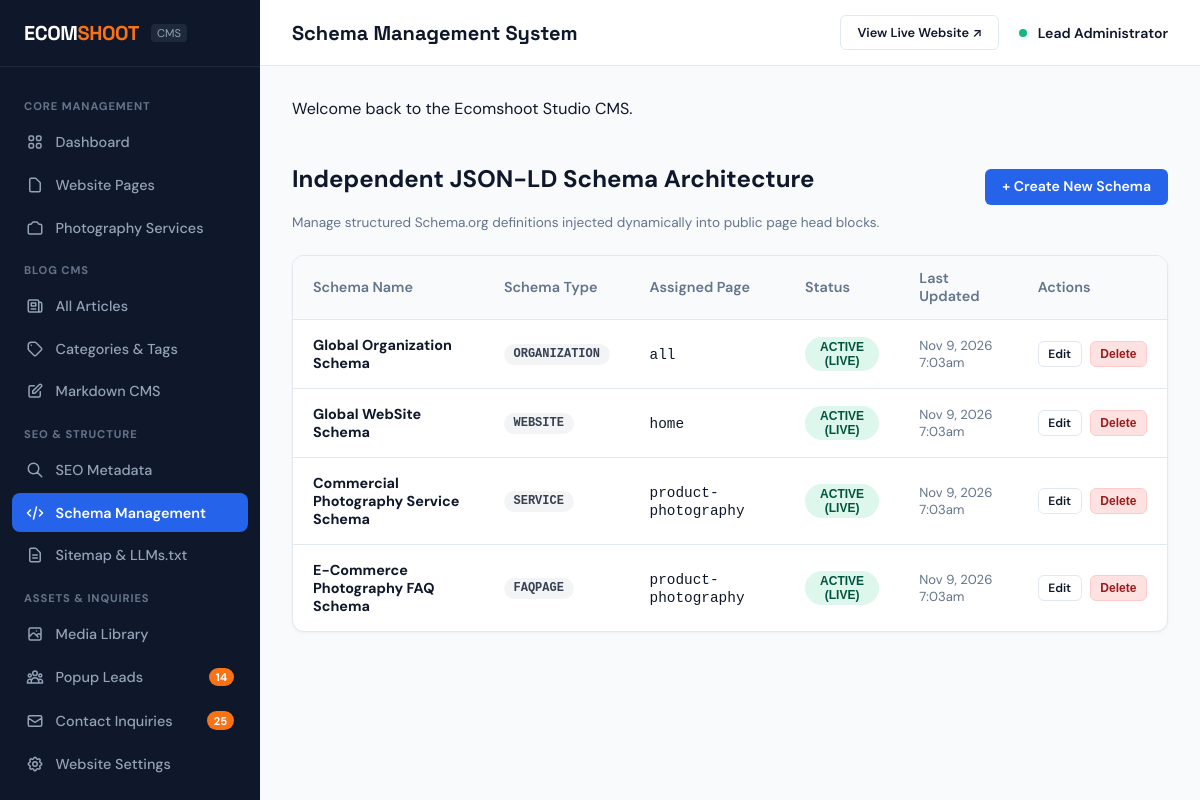
/admin/schemas.php (signed in), run on the app's committed database.
### tables this page shows
CREATE TABLE `schemas` (
  `id` INT AUTO_INCREMENT PRIMARY KEY,
  `name` VARCHAR(150) NOT NULL,
  `schema_type` VARCHAR(100) NOT NULL,
  `page_identifier` VARCHAR(100) NOT NULL DEFAULT 'all',
  `schema_json` LONGTEXT NOT NULL,
  `is_active` TINYINT(1) DEFAULT 1,
  `created_at` TIMESTAMP DEFAULT CURRENT_TIMESTAMP,
  `updated_at` TIMESTAMP DEFAULT CURRENT_TIMESTAMP ON UPDATE CURRENT_TIMESTAMP
);

### config/config.php (called while the page is built, shortened)
<?php
function e(?string $string): string {
    return htmlspecialchars($string ?? '', ENT_QUOTES, 'UTF-8');
}
function url(string $path = ''): string {
    $cleanPath = ltrim($path, '/');
    $cleanPath = preg_replace('/\.php$/i', '', $cleanPath);
    return BASE_URL . ($cleanPath ? '/' . $cleanPath : '');
}

### admin/schemas.php (the view, shortened to what this page needs)
<?php
require_once __DIR__ . '/../config/config.php';
$db = Database::getInstance()->getConnection();
$schemas = $db->query("SELECT * FROM `schemas` ORDER BY id ASC")->fetchAll(PDO::FETCH_ASSOC);
require_once __DIR__ . '/includes/header.php';
?>
<div style="display: flex; justify-content: space-between; align-items: center; margin-bottom: 1.5rem;">
  <div>
    <h2>Independent JSON-LD Schema Architecture</h2>
    <div style="font-size: 0.85rem; color: var(--admin-text-muted);">Manage structured Schema.org definitions injected dynamically into public page head blocks.</div>
  </div>
  <a href="<?= url('admin/schema-edit.php') ?>" class="btn-admin btn-admin-primary">+ Create New Schema</a>
</div>
<div class="admin-card">
  <div class="admin-card-body" style="padding: 0;">
    <table class="admin-table">
      <thead>
        <tr>
          <th>Schema Name</th>
          <th>Schema Type</th>
          <th>Assigned Page</th>
          <th>Status</th>
          <th>Last Updated</th>
          <th>Actions</th>
        </tr>
      </thead>
      <tbody>
        <?php foreach ($schemas as $s): ?>
          <tr>
            <td style="font-weight: 700;">
              <?= e($s['name']) ?>
            </td>
            <td><span class="status-pill status-draft" style="font-family: monospace;"><?= e($s['schema_type']) ?></span></td>
            <td><code><?= e($s['page_identifier']) ?></code></td>
            <td>
              <form action="<?= url('admin/schemas.php?toggle=' . $s['id']) ?>" method="POST" style="display:inline;">
                <button type="submit" class="status-pill status-<?= ($s['is_active'] ? 'active' : 'inactive') ?>" style="cursor: pointer; border: none;">
                  <?= ($s['is_active'] ? 'Active (Live)' : 'Disabled') ?>
                </button>
              </form>
            </td>
            <td style="font-size: 0.82rem; color: var(--admin-text-muted);"><?= date('M j, Y g:ia', strtotime($s['updated_at'])) ?></td>
            <td>
              <div style="display: flex; gap: 0.5rem;">
                <a href="<?= url('admin/schema-edit.php?id=' . $s['id']) ?>" class="btn-admin btn-admin-outline" style="font-size: 0.75rem; padding: 0.3rem 0.6rem;">Edit</a>
                <form action="<?= url('admin/schemas.php?delete=' . $s['id']) ?>" method="POST" onsubmit="return confirm('Permanently delete this schema definition?');" style="display:inline;">
                  <button type="submit" class="btn-admin btn-admin-danger" style="font-size: 0.75rem; padding: 0.3rem 0.6rem;">Delete</button>
                </form>
              </div>
            </td>
          </tr>
        <?php endforeach; ?>
      </tbody>
    </table>
  </div>
</div>
<?php require_once __DIR__ . '/includes/footer.php'; ?>

### assets/css/admin.css (style rules this page uses)
:root { --admin-sidebar-width: 260px; --admin-header-height: 65px; --admin-bg: #F8FAFC; --admin-sidebar-bg: #0F172A; --admin-sidebar-hover: #1E293B; --admin-card-bg: #FFFFFF; --admin-border: #E2E8F0; --admin-text-main: #0F172A; --admin-text-muted: #64748B; --admin-primary: #2563EB; --admin-primary-hover: #1D4ED8; --admin-coral: #F97316; --admin-success: #10B981; --admin-danger: #EF4444; --admin-warning: #F59E0B; }
body.admin-body { background-color: var(--admin-bg); color: var(--admin-text-main); font-family: 'DM Sans', -apple-system, BlinkMacSystemFont, sans-serif; margin: 0; display: flex; min-height: 100vh; }
.admin-card { background-color: var(--admin-card-bg); border: 1px solid var(--admin-border); border-radius: 12px; overflow: hidden; box-shadow: 0 1px 3px rgba(15, 23, 42, 0.05); margin-bottom: 2rem; }
.admin-card-body { padding: 1.5rem; }
.admin-table { width: 100%; border-collapse: collapse; text-align: left; font-size: 0.9rem; }
.admin-table th { background-color: #F8FAFC; padding: 0.85rem 1.25rem; font-weight: 600; color: var(--admin-text-muted); border-bottom: 1px solid var(--admin-border); }
.admin-table td { padding: 1rem 1.25rem; border-bottom: 1px solid var(--admin-border); vertical-align: middle; }
.admin-table tr:last-child td { border-bottom: none; }
.status-pill { display: inline-block; font-size: 0.75rem; font-weight: 700; padding: 0.2rem 0.6rem; border-radius: 9999px; text-transform: uppercase; }
.status-published, .status-active, .status-converted { background-color: #DEF7EC; color: #03543F; }
.status-draft, .status-inactive { background-color: #F3F4F6; color: #374151; }
.btn-admin { display: inline-flex; align-items: center; gap: 0.4rem; padding: 0.55rem 1rem; font-size: 0.88rem; font-weight: 600; border-radius: 6px; border: 1px solid transparent; cursor: pointer; text-decoration: none; line-height: 1.2; }
.btn-admin-primary { background-color: var(--admin-primary); color: #FFFFFF; }
.btn-admin-danger { background-color: #FEE2E2; color: #991B1B; border-color: #FECACA; }
.btn-admin-outline { background-color: #FFFFFF; border-color: var(--admin-border); color: var(--admin-text-main); }

### data on the page
schemas: name "Global Organization Schema", schema_type "ORGANIZATION", page_identifier "all", is_active "ACTIVE (LIVE)", updated_at "Nov 9, 2026 7:03am"
schemas: name "Global WebSite Schema", schema_type "WEBSITE", page_identifier "home", is_active "ACTIVE (LIVE)", updated_at "Nov 9, 2026 7:03am"
schemas: name "Commercial Photography Service Schema", schema_type "SERVICE", page_identifier "product-photography", is_active "ACTIVE (LIVE)", updated_at "Nov 9, 2026 7:03am"
schemas: name "E-Commerce Photography FAQ Schema", schema_type "FAQPAGE", page_identifier "product-photography", is_active "ACTIVE (LIVE)", updated_at "Nov 9, 2026 7:03am"

### other printed values
$newLeadsCount "14"
$unreadCount "25"
$adminTitle "Schema Management System"
$currentAdmin['name'] "Lead Administrator"
$flash['message'] "Welcome back to the Ecomshoot Studio CMS."
